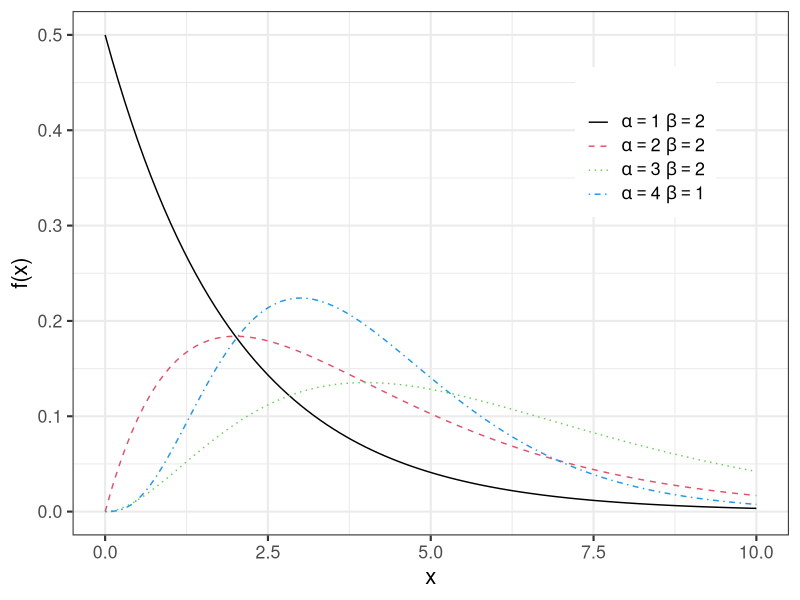
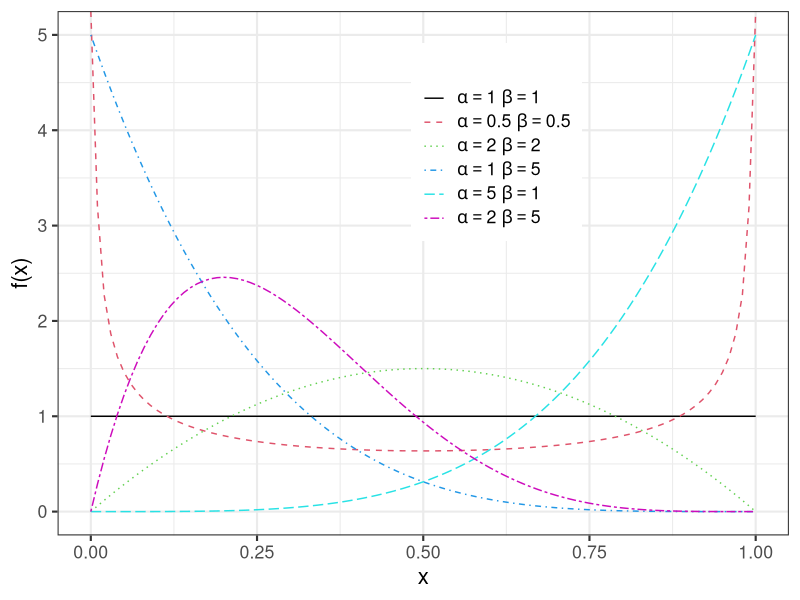
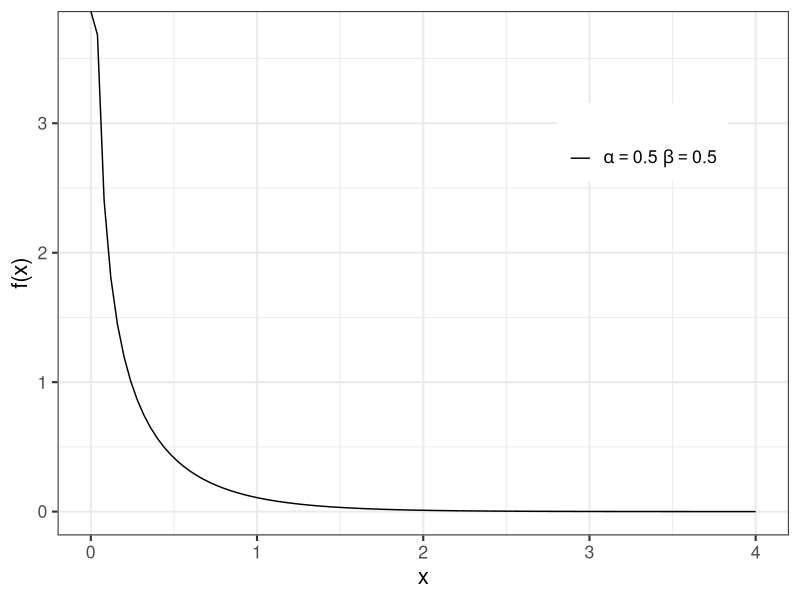
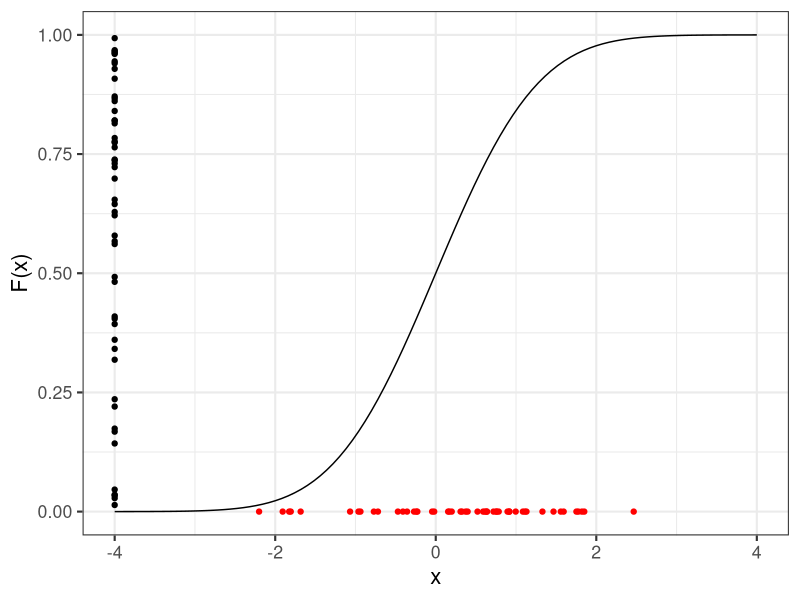
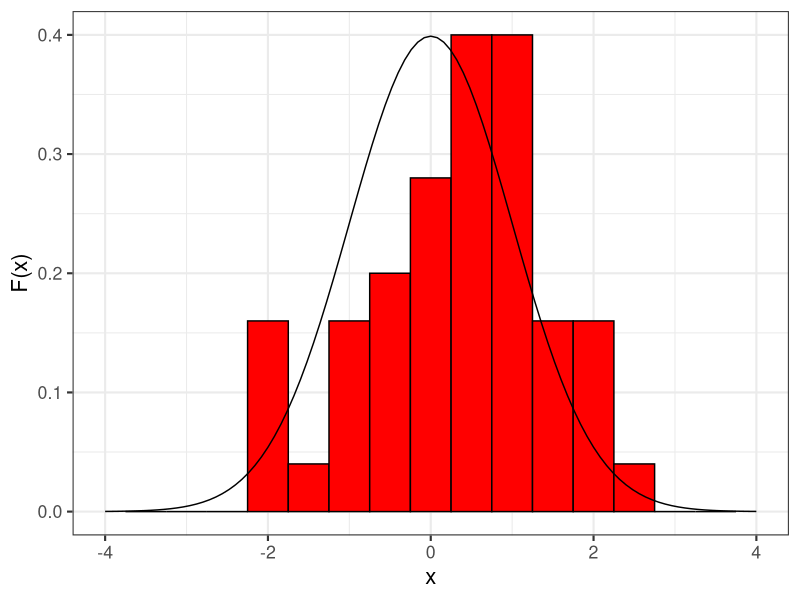
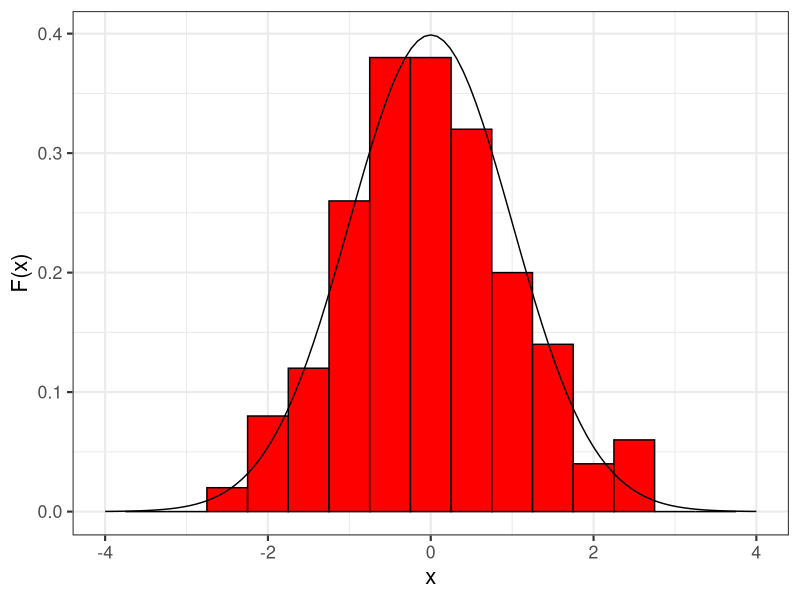
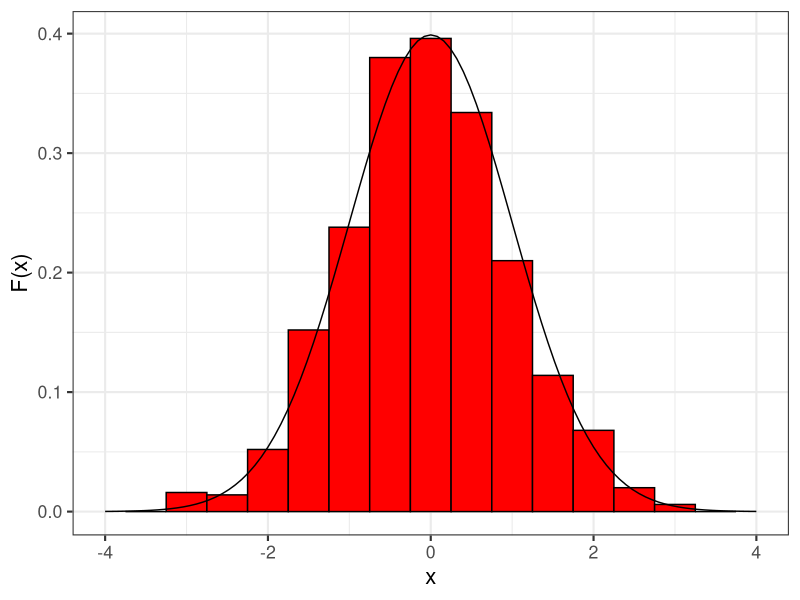

Reproduce these figures in R, in order.
## ---- chunk 1
#| label: dgamma
#| message: false
#| warning: false
#| echo: false

library(ggplot2)

param = cbind(c(1:5), c(rep(2,3),1,1))
labels <- parse(text = sprintf("alpha == %d ~ beta == %d", param[,1], param[,2]))

ggplot() +
  geom_function(fun = dgamma, args = list(shape = param[1,1], scale = param[1,2]), 
                mapping = aes(colour = "1", linetype ="1" ) ) +
  geom_function(fun = dgamma, args = list(shape = param[2,1], scale = param[2,2]), 
                mapping = aes(colour = "2", linetype ="2" ) ) +
  geom_function(fun = dgamma, args = list(shape = param[3,1], scale = param[3,2]), 
                mapping = aes(colour = "3", linetype ="3" ) ) +
  geom_function(fun = dgamma, args = list(shape = param[4,1], scale = param[4,2]), 
                mapping = aes(colour = "4", linetype ="4" ) ) +
  # geom_function(fun = dgamma, args = list(shape = param[5,1], scale = param[5,2]), 
  #               mapping = aes(colour = "5", linetype ="5" ) ) +
  scale_color_manual(values = 1:5, breaks =  1:5, labels = labels) +
  scale_linetype_manual(values = 1:5, breaks =  1:5, labels = labels) +
  xlim(0,10) + 
  labs(
    x = "x",
    y = "f(x)",
    colour = "",
    linetype = "",
  ) + 
  theme_bw(base_size = 16) + 
    theme(legend.position = c(.8,.75))
## ---- chunk 2
#| label: dbeta
#| message: false
#| warning: false
#| echo: false

library(ggplot2)

param = cbind(c(1,.5,2,1,5,2), c(1,.5, 2, 5, 1, 5))
labels <- parse(text = sprintf("alpha == %f ~ beta == %f", param[,1], param[,2]))

ggplot() +
  geom_function(fun = dbeta, args= list(shape1 = param[1,1], shape2 = param[1,2]), 
                mapping = aes(colour = "1", linetype ="1" ) ) +
  geom_function(fun = dbeta, args= list(shape1 = param[2,1], shape2 = param[2,2]), 
                mapping = aes(colour = "2", linetype ="2" ) ) +
  geom_function(fun = dbeta, args= list(shape1 = param[3,1], shape2 = param[3,2]), 
                mapping = aes(colour = "3", linetype ="3" ) ) +
  geom_function(fun = dbeta, args= list(shape1 = param[4,1], shape2 = param[4,2]), 
                mapping = aes(colour = "4", linetype ="4" ) ) +
  geom_function(fun = dbeta, args= list(shape1 = param[5,1], shape2 = param[5,2]), 
                mapping = aes(colour = "5", linetype ="5" ) ) +
  geom_function(fun = dbeta, args= list(shape1 = param[6,1], shape2 = param[6,2]), 
                mapping = aes(colour = "6", linetype ="6" ) ) +
  scale_color_manual(values = 1:6, breaks =  1:6, labels = labels) +
  scale_linetype_manual(values = 1:6, breaks =  1:6, labels = labels) +
  xlim(0,1) + 
  # ylim(0,2.5) + 
  labs(
    x = "x",
    y = "f(x)",
    colour = "",
    linetype = "",
  ) + 
  theme_bw(base_size = 16) + 
    theme(legend.position = c(.6,.75))
## ---- chunk 3
#| label: dchisq
#| message: false
#| warning: false
#| echo: false

library(ggplot2)

param = cbind(c(0.5, 1:4), c(0.5, rep(2,3),1))
labels <- parse(text = sprintf("alpha == %f ~ beta == %f", param[,1], param[,2]))

ggplot() +
  geom_function(fun = dgamma, args = list(shape = param[1,1], scale = param[1,2]), 
                mapping = aes(colour = "1", linetype ="1" ) ) +
  # geom_function(fun = dgamma, args = list(shape = param[2,1], scale = param[2,2]), 
  #               mapping = aes(colour = "2", linetype ="2" ) ) +
  # geom_function(fun = dgamma, args = list(shape = param[3,1], scale = param[3,2]), 
  #               mapping = aes(colour = "3", linetype ="3" ) ) +
  # geom_function(fun = dgamma, args = list(shape = param[4,1], scale = param[4,2]), 
  #               mapping = aes(colour = "4", linetype ="4" ) ) +
  # geom_function(fun = dgamma, args = list(shape = param[5,1], scale = param[5,2]), 
  #               mapping = aes(colour = "5", linetype ="5" ) ) +
  scale_color_manual(values = 1:5, breaks =  1:5, labels = labels) +
  scale_linetype_manual(values = 1:5, breaks =  1:5, labels = labels) +
  xlim(0,4) +
  labs(
    x = "x",
    y = "f(x)",
    colour = "",
    linetype = "",
  ) + 
  theme_bw(base_size = 16) + 
    theme(legend.position = c(.8,.75))
## ---- chunk 4
#| label: qnorm
#| message: false
#| warning: false
#| echo: false
# set.seed(1234)

library(ggplot2)
n <- 50
U <- runif(n)
X <- qnorm(U)

ggplot() +
  geom_function(fun = pnorm) +
  geom_point(data = tibble::tibble(x = -4, y = U), aes(x=x, y=y)) + 
  geom_point(data = tibble::tibble(y = 0, x = X), aes(x=x, y=y), color = "red") + 
  xlim(-4,4) +
  labs(
    x = "x",
    y = "F(x)",
  ) + 
  theme_bw(base_size = 16) #+     theme(legend.position = c(.8,.75))
## ---- chunk 5
#| label: qnorm.hist.50
#| message: false
#| warning: false
#| echo: false

ggplot() +
  geom_histogram(aes(x=X, y=..density..), color = "black", fill="red", binwidth = 0.5) + 
  geom_function(fun = dnorm) +
  xlim(-4,4) +
  labs(
    x = "x",
    y = "F(x)",
  ) + 
  theme_bw(base_size = 16) #+     theme(legend.position = c(.8,.75))
## ---- chunk 6
#| label: qnorm.hist.100
#| message: false
#| warning: false
#| echo: false
n <- 100
U <- runif(n)
X <- qnorm(U)

ggplot() +
  geom_histogram(aes(x=X, y=..density..), color = "black", fill="red", binwidth = 0.5) + 
  geom_function(fun = dnorm) +
  xlim(-4,4) +
  labs(
    x = "x",
    y = "F(x)",
  ) + 
  theme_bw(base_size = 16) #+     theme(legend.position = c(.8,.75))
## ---- chunk 7
#| label: qnorm.hist.1000
#| message: false
#| warning: false
#| echo: false
n <- 1000
U <- runif(n)
X <- qnorm(U)

ggplot() +
  geom_histogram(aes(x=X, y=..density..), color = "black", fill="red", binwidth = 0.5) + 
  geom_function(fun = dnorm) +
  xlim(-4,4) +
  labs(
    x = "x",
    y = "F(x)",
  ) + 
  theme_bw(base_size = 16) #+     theme(legend.position = c(.8,.75))
